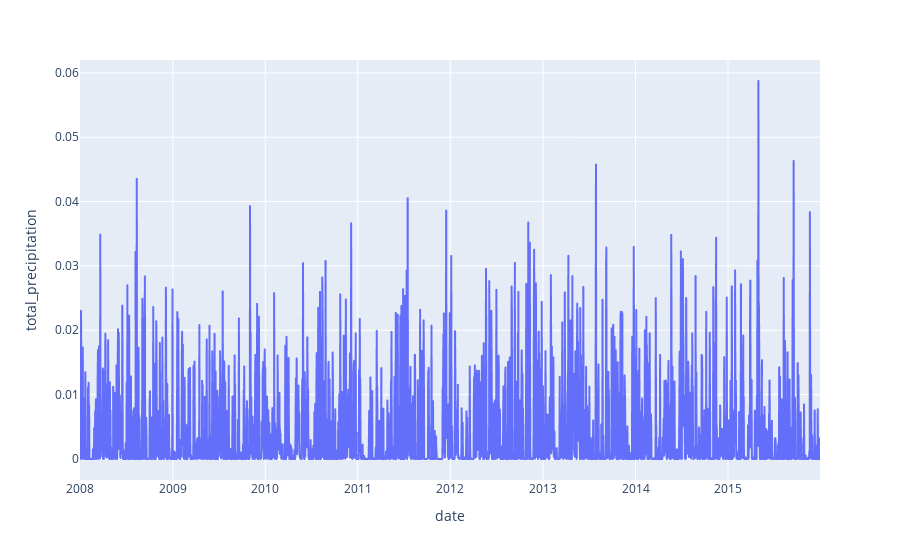

Notebook code cell kept with this figure:
### Code cell
px.line(test_df, x="date", y="total_precipitation")

### Figure 1 — Plotly figure (JSON) as saved in the notebook; plotly's stock layout.template omitted (floating-point values rounded to 4 significant figures; data arrays with more than 128 entries replaced by an {"elided": "..."} marker saying what was removed)
{"data": [{"hovertemplate": "date=%{x}<br>total_precipitation=%{y}<extra></extra>", "legendgroup": "", "line": {"color": "#636efa", "dash": "solid"}, "marker": {"symbol": "circle"}, "mode": "lines", "name": "", "showlegend": false, "type": "scattergl", "x": {"elided": "2921 str values"}, "xaxis": "x", "y": {"elided": "2921 float values"}, "yaxis": "y"}], "layout": {"legend": {"tracegroupgap": 0}, "margin": {"t": 60}, "xaxis": {"anchor": "y", "domain": [0, 1], "title": {"text": "date"}}, "yaxis": {"anchor": "x", "domain": [0, 1], "title": {"text": "total_precipitation"}}}}
